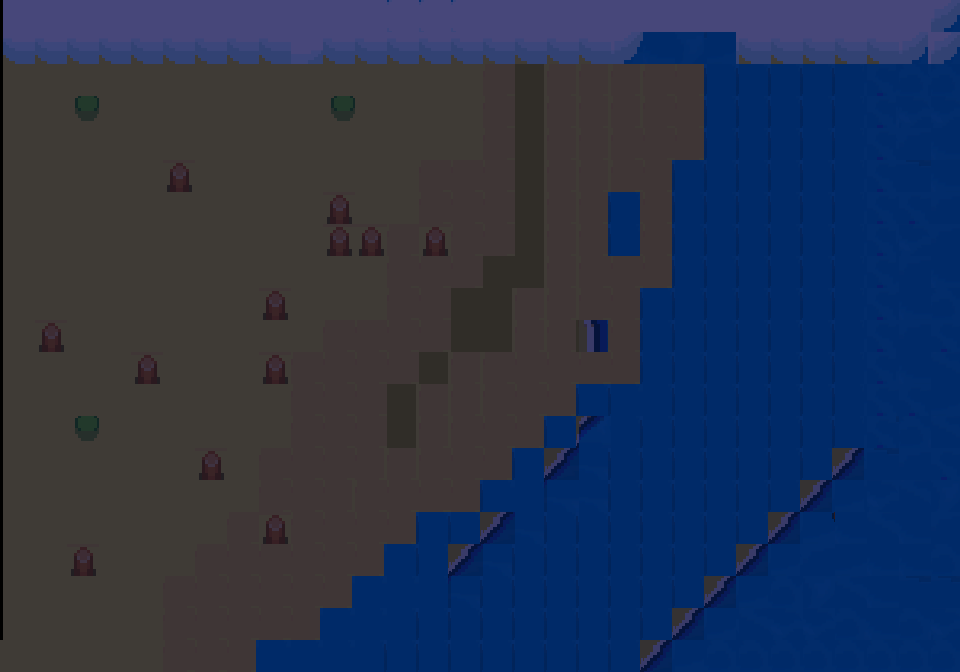

This is a level from a 2D game, rendered from its Tiled map with the project's own tilesets. A one-line summary and the complete map file follow:
An orthogonal 30x21 tile map with 32x32 px tiles, 1 tile layer (Layer 1).

<map version="1.10" tiledversion="1.11.0" orientation="orthogonal" renderorder="right-down" width="30" height="21" tilewidth="32" tileheight="32" infinite="0" nextlayerid="2" nextobjectid="1">
 <tileset firstgid="1" name="tileset" tilewidth="32" tileheight="32" tilecount="630" columns="30">
  <image source="MapaNoche.png" width="960" height="672" />
 </tileset>
 <layer id="1" name="Layer 1" width="30" height="21">
  <data encoding="csv">
1,2,3,4,5,6,7,8,9,10,11,12,13,14,15,16,17,18,19,19,19,19,19,19,19,19,19,19,19,21,
31,32,33,34,35,36,37,38,39,40,41,42,43,44,45,46,47,48,49,50,51,52,54,47,47,47,47,47,50,21,
61,62,63,64,65,66,67,68,69,70,71,72,73,74,75,76,77,136,136,136,136,314,380,380,380,380,380,88,599,90,
91,92,93,94,95,96,97,98,99,100,101,102,103,104,105,106,107,136,136,136,136,314,380,380,380,380,380,88,119,120,
121,122,123,124,125,126,127,128,129,130,131,132,133,134,135,136,137,136,136,136,314,314,380,380,380,380,380,88,149,150,
151,152,153,154,155,156,157,158,159,160,161,162,163,164,165,166,167,136,136,136,314,380,380,380,380,380,380,88,179,180,
181,182,183,184,185,186,187,188,189,190,191,192,193,194,195,196,197,136,136,200,314,380,380,380,380,380,380,88,209,210,
211,212,213,214,215,216,217,218,219,220,221,222,223,224,225,226,227,136,136,230,314,380,380,380,380,380,380,88,239,240,
241,242,243,244,245,246,247,248,249,250,251,252,253,254,255,256,257,136,136,314,314,380,380,380,380,380,380,88,269,270,
271,272,273,274,275,276,277,278,279,280,281,282,283,284,285,286,136,136,136,314,380,380,380,380,380,380,380,88,299,300,
301,302,303,304,305,306,307,308,309,310,311,312,313,314,315,316,136,136,319,314,380,380,380,380,380,380,380,88,329,330,
331,332,333,334,335,336,337,338,339,340,341,342,343,344,136,136,314,314,314,314,380,380,380,380,380,380,380,88,359,360,
361,362,363,364,365,366,367,368,369,370,371,372,373,136,136,136,314,314,380,380,381,380,380,380,380,380,380,88,389,390,
391,392,393,394,395,396,397,398,399,400,401,402,403,136,136,314,314,380,409,410,380,380,380,380,380,380,380,88,419,420,
421,422,423,424,425,426,427,428,429,430,431,432,136,136,314,314,380,438,439,380,380,380,380,380,380,380,438,418,449,450,
451,452,453,454,455,456,457,458,459,460,461,136,314,314,314,380,351,468,469,380,380,380,380,380,380,438,447,478,479,480,
481,482,483,484,485,486,487,488,489,490,491,314,314,380,380,496,497,380,380,380,380,380,380,380,438,447,507,508,509,510,
511,512,513,514,515,516,517,518,519,520,314,314,351,380,525,526,380,380,380,380,380,380,380,438,447,536,537,538,539,540,
541,542,543,544,545,546,547,548,549,314,314,351,351,351,555,380,380,380,380,380,380,380,438,447,599,566,567,568,569,570,
571,572,573,574,575,576,577,314,314,314,351,351,351,380,380,380,380,380,380,380,380,438,447,594,595,596,597,598,599,600,
575,575,575,575,575,576,577,314,351,351,351,381,380,380,380,380,380,380,380,380,438,447,599,599,599,599,599,599,599,599
</data>
 </layer>
</map>